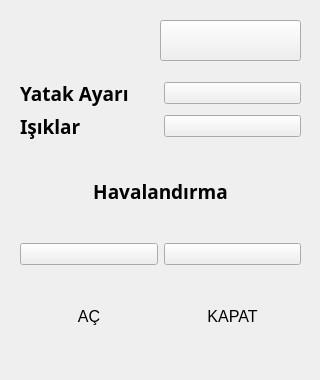
<?xml version="1.0" encoding="UTF-8"?>
<ui version="4.0">
 <class>MainWindow</class>
 <widget class="QWidget" name="MainWindow">
  <property name="geometry">
   <rect>
    <x>0</x>
    <y>0</y>
    <width>320</width>
    <height>380</height>
   </rect>
  </property>
  <property name="windowTitle">
   <string>MaM Sense</string>
  </property>
  <property name="windowIcon">
   <iconset>
    <normaloff>icons/MAMLOGO.png</normaloff>icons/MAMLOGO.png</iconset>
  </property>
  <widget class="QWidget" name="centralwidget" native="true">
   <property name="geometry">
    <rect>
     <x>0</x>
     <y>0</y>
     <width>320</width>
     <height>380</height>
    </rect>
   </property>
   <widget class="QPushButton" name="pushButton_73">
    <property name="geometry">
     <rect>
      <x>160</x>
      <y>20</y>
      <width>141</width>
      <height>41</height>
     </rect>
    </property>
    <property name="font">
     <font>
      <family>Century Gothic</family>
      <pointsize>20</pointsize>
      <weight>75</weight>
      <bold>true</bold>
     </font>
    </property>
    <property name="text">
     <string/>
    </property>
    <property name="icon">
     <iconset>
      <normaloff>icons/back.png</normaloff>icons/back.png</iconset>
    </property>
    <property name="iconSize">
     <size>
      <width>32</width>
      <height>32</height>
     </size>
    </property>
   </widget>
   <widget class="QLabel" name="label">
    <property name="geometry">
     <rect>
      <x>-10</x>
      <y>0</y>
      <width>131</width>
      <height>41</height>
     </rect>
    </property>
    <property name="text">
     <string/>
    </property>
    <property name="pixmap">
     <pixmap>icons/MAMSENSE.png</pixmap>
    </property>
    <property name="scaledContents">
     <bool>true</bool>
    </property>
   </widget>
   <widget class="QWidget" name="gridLayoutWidget">
    <property name="geometry">
     <rect>
      <x>20</x>
      <y>80</y>
      <width>281</width>
      <height>281</height>
     </rect>
    </property>
    <layout class="QGridLayout" name="gridLayout">
     <item row="0" column="1">
      <widget class="QPushButton" name="bedButton">
       <property name="text">
        <string/>
       </property>
       <property name="icon">
        <iconset>
         <normaloff>icons/go.png</normaloff>icons/go.png</iconset>
       </property>
       <property name="iconSize">
        <size>
         <width>32</width>
         <height>32</height>
        </size>
       </property>
      </widget>
     </item>
     <item row="3" column="0">
      <widget class="QPushButton" name="acOnButton">
       <property name="text">
        <string/>
       </property>
       <property name="icon">
        <iconset>
         <normaloff>icons/poweron.png</normaloff>icons/poweron.png</iconset>
       </property>
       <property name="iconSize">
        <size>
         <width>32</width>
         <height>32</height>
        </size>
       </property>
      </widget>
     </item>
     <item row="3" column="1">
      <widget class="QPushButton" name="acOffButton">
       <property name="text">
        <string/>
       </property>
       <property name="icon">
        <iconset>
         <normaloff>icons/poweroff.png</normaloff>icons/poweroff.png</iconset>
       </property>
       <property name="iconSize">
        <size>
         <width>32</width>
         <height>32</height>
        </size>
       </property>
      </widget>
     </item>
     <item row="2" column="0" colspan="2">
      <widget class="QLabel" name="label_6">
       <property name="font">
        <font>
         <family>Century Gothic</family>
         <pointsize>14</pointsize>
         <weight>75</weight>
         <bold>true</bold>
        </font>
       </property>
       <property name="text">
        <string>Havalandırma</string>
       </property>
       <property name="alignment">
        <set>Qt::AlignCenter</set>
       </property>
      </widget>
     </item>
     <item row="0" column="0">
      <widget class="QLabel" name="label_4">
       <property name="font">
        <font>
         <family>Century Gothic</family>
         <pointsize>14</pointsize>
         <weight>75</weight>
         <bold>true</bold>
        </font>
       </property>
       <property name="text">
        <string>Yatak Ayarı</string>
       </property>
      </widget>
     </item>
     <item row="1" column="1">
      <widget class="QPushButton" name="lightsButton">
       <property name="text">
        <string/>
       </property>
       <property name="icon">
        <iconset>
         <normaloff>icons/go.png</normaloff>icons/go.png</iconset>
       </property>
       <property name="iconSize">
        <size>
         <width>32</width>
         <height>32</height>
        </size>
       </property>
      </widget>
     </item>
     <item row="1" column="0">
      <widget class="QLabel" name="label_5">
       <property name="font">
        <font>
         <family>Century Gothic</family>
         <pointsize>14</pointsize>
         <weight>75</weight>
         <bold>true</bold>
        </font>
       </property>
       <property name="text">
        <string>Işıklar</string>
       </property>
      </widget>
     </item>
     <item row="4" column="0">
      <widget class="QLabel" name="label_2">
       <property name="font">
        <font>
         <pointsize>12</pointsize>
        </font>
       </property>
       <property name="text">
        <string>AÇ</string>
       </property>
       <property name="alignment">
        <set>Qt::AlignCenter</set>
       </property>
      </widget>
     </item>
     <item row="4" column="1">
      <widget class="QLabel" name="label_3">
       <property name="font">
        <font>
         <pointsize>12</pointsize>
        </font>
       </property>
       <property name="text">
        <string>KAPAT</string>
       </property>
       <property name="alignment">
        <set>Qt::AlignCenter</set>
       </property>
      </widget>
     </item>
    </layout>
   </widget>
  </widget>
 </widget>
 <resources/>
 <connections/>
</ui>
